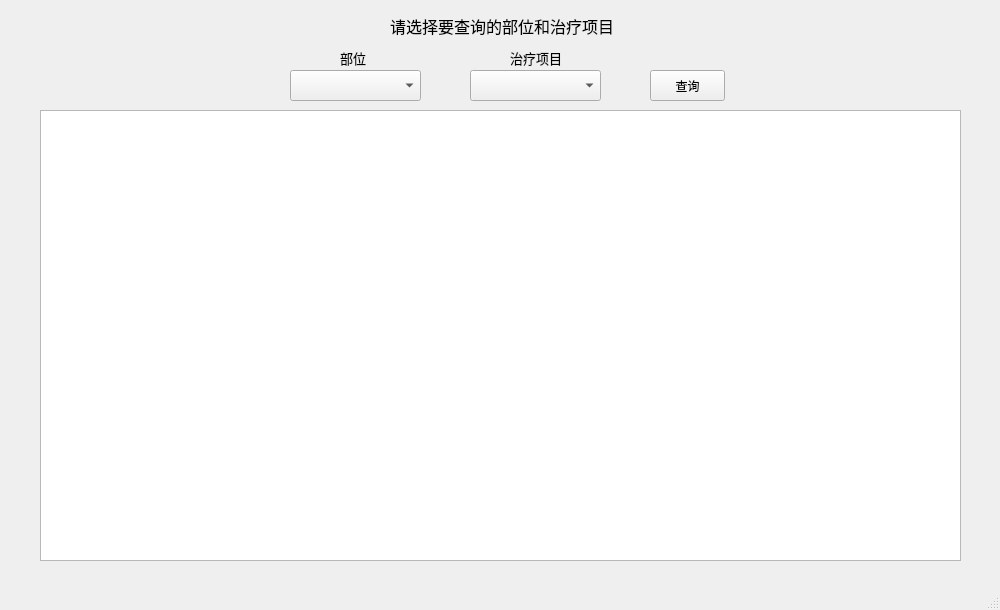
<?xml version="1.0" encoding="UTF-8"?>
<ui version="4.0">
 <class>Reason_Solution</class>
 <widget class="QMainWindow" name="Reason_Solution">
  <property name="geometry">
   <rect>
    <x>0</x>
    <y>0</y>
    <width>1000</width>
    <height>610</height>
   </rect>
  </property>
  <property name="windowTitle">
   <string>MainWindow</string>
  </property>
  <property name="styleSheet">
   <string notr="true"/>
  </property>
  <widget class="QWidget" name="centralwidget">
   <widget class="QLabel" name="label">
    <property name="geometry">
     <rect>
      <x>340</x>
      <y>50</y>
      <width>31</width>
      <height>16</height>
     </rect>
    </property>
    <property name="font">
     <font>
      <family>等线 Light</family>
      <pointsize>10</pointsize>
     </font>
    </property>
    <property name="text">
     <string>部位</string>
    </property>
   </widget>
   <widget class="QPushButton" name="pushButton">
    <property name="geometry">
     <rect>
      <x>650</x>
      <y>70</y>
      <width>75</width>
      <height>31</height>
     </rect>
    </property>
    <property name="text">
     <string>查询</string>
    </property>
   </widget>
   <widget class="QLabel" name="label_2">
    <property name="geometry">
     <rect>
      <x>510</x>
      <y>50</y>
      <width>51</width>
      <height>16</height>
     </rect>
    </property>
    <property name="font">
     <font>
      <family>等线 Light</family>
      <pointsize>10</pointsize>
     </font>
    </property>
    <property name="text">
     <string>治疗项目</string>
    </property>
   </widget>
   <widget class="QComboBox" name="comboBox">
    <property name="geometry">
     <rect>
      <x>290</x>
      <y>70</y>
      <width>131</width>
      <height>31</height>
     </rect>
    </property>
   </widget>
   <widget class="QTableView" name="view">
    <property name="geometry">
     <rect>
      <x>40</x>
      <y>110</y>
      <width>921</width>
      <height>451</height>
     </rect>
    </property>
    <property name="autoFillBackground">
     <bool>false</bool>
    </property>
   </widget>
   <widget class="QComboBox" name="comboBox_2">
    <property name="geometry">
     <rect>
      <x>470</x>
      <y>70</y>
      <width>131</width>
      <height>31</height>
     </rect>
    </property>
   </widget>
   <widget class="QLabel" name="label_14">
    <property name="geometry">
     <rect>
      <x>390</x>
      <y>10</y>
      <width>241</width>
      <height>31</height>
     </rect>
    </property>
    <property name="font">
     <font>
      <family>微软雅黑</family>
      <pointsize>12</pointsize>
     </font>
    </property>
    <property name="text">
     <string>请选择要查询的部位和治疗项目</string>
    </property>
   </widget>
  </widget>
  <widget class="QMenuBar" name="menubar">
   <property name="geometry">
    <rect>
     <x>0</x>
     <y>0</y>
     <width>1000</width>
     <height>23</height>
    </rect>
   </property>
  </widget>
  <widget class="QStatusBar" name="statusbar"/>
 </widget>
 <resources/>
 <connections/>
</ui>
